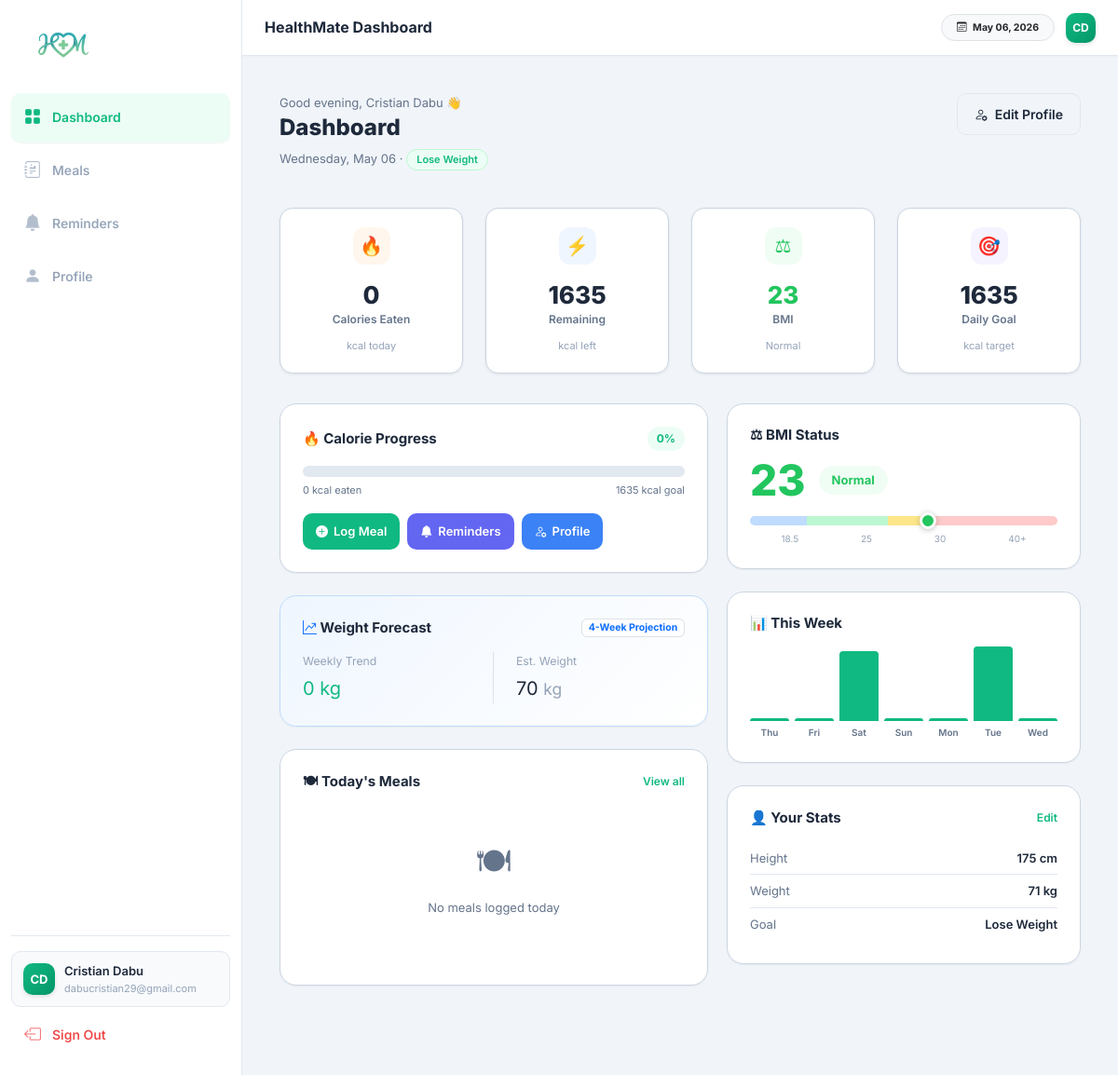
The app's page /dashboard (signed in) with its own data.
### app.py (models this page shows, shortened)
class Profile(db.Model):
    __tablename__ = 'profiles'
    id             = db.Column(db.Integer, primary_key=True)
    user_id        = db.Column(db.Integer, db.ForeignKey('users.id'), nullable=False)
    full_name      = db.Column(db.String(120), default='')
    age            = db.Column(db.Integer,     default=0)
    gender         = db.Column(db.String(10),  default='')
    height         = db.Column(db.Float,       default=0.0)
    weight         = db.Column(db.Float,       default=0.0)
    activity_level = db.Column(db.String(30),  default='moderate')
    goal           = db.Column(db.String(30),  default='maintain')
    bmi            = db.Column(db.Float,       default=0.0)
    bmr            = db.Column(db.Float,       default=0.0)
    tdee           = db.Column(db.Float,       default=0.0)
    calorie_target = db.Column(db.Integer,     default=2000)
    updated_at     = db.Column(db.DateTime,    default=datetime.datetime.utcnow,
                            onupdate=datetime.datetime.utcnow)

class User(db.Model):
    __tablename__ = 'users'
    id            = db.Column(db.Integer, primary_key=True)
    username      = db.Column(db.String(80),  unique=True, nullable=False)
    email         = db.Column(db.String(120), unique=True, nullable=False)
    password_hash = db.Column(db.String(255), nullable=False)
    firebase_uid  = db.Column(db.String(128), unique=True, nullable=True)
    role          = db.Column(db.String(20),  default='user') # user, coach
    is_active     = db.Column(db.Boolean,     default=True)
    created_at    = db.Column(db.DateTime, default=datetime.datetime.utcnow)
    coach_id      = db.Column(db.Integer, db.ForeignKey('admins.id'), nullable=True)
    profile      = db.relationship('Profile',     backref='user', uselist=False, cascade='all, delete-orphan')
    meals        = db.relationship('Meal',        backref='user', lazy=True,     cascade='all, delete-orphan')
    food_history = db.relationship('FoodHistory', backref='user', lazy=True,     cascade='all, delete-orphan')
    reminders    = db.relationship('Reminder',    backref='user', lazy=True,     cascade='all, delete-orphan')
    @property
    def display_name(self):
        return (self.profile.full_name if self.profile and self.profile.full_name
                else self.username)
    @property
    def initials(self):
        parts = self.display_name.split()
        return ''.join(p[0].upper() for p in parts[:2])

### app.py (the view)
@app.route('/dashboard')
@login_required
def dashboard():
    user = current_user()
    prof = user.profile
    if not prof:
        flash('Complete your profile to see your dashboard.', 'info')
        return redirect(url_for('profile'))
    today       = datetime.date.today()
    today_meals = (Meal.query.filter_by(user_id=user.id, meal_date=today)
                .order_by(Meal.logged_at.desc()).all())
    analytics = AnalyticsService.get_dashboard_data(user.id)
    consumed = analytics['consumed']
    cal_target = analytics['target']
    remaining = max(0, cal_target - consumed)
    cal_pct = min(100, round(consumed / cal_target * 100)) if cal_target else 0
    net_balance = analytics['net_balance']
    forecast = analytics['forecast']
    weekly_data_raw = db.session.query(
        Meal.meal_date,
        db.func.sum(Meal.calories)
    ).filter(
        Meal.user_id == user.id,
        Meal.meal_date >= today - datetime.timedelta(days=6), # Last 7 days including today
        Meal.meal_date <= today
    ).group_by(Meal.meal_date).order_by(Meal.meal_date).all()
    weekly_map = {d.strftime('%Y-%m-%d'): cals for d, cals in weekly_data_raw}
    weekly = [{'day': (today - datetime.timedelta(days=i)).strftime('%a'),
            'calories': weekly_map.get((today - datetime.timedelta(days=i)).strftime('%Y-%m-%d'), 0)}
            for i in range(6, -1, -1)] # Iterate backwards to get most recent day last
    bmi = float(prof.bmi or 0)
    bmi_percentage = bmi_pct(bmi) # Calculate bmi_pct using the helper function
    m   = calc_metrics(prof.weight, prof.height, prof.age,
                    prof.gender, prof.activity_level, prof.goal) if prof.weight else {
        'bmi': bmi, 'bmi_category': 'Unknown', 'bmi_color': '#64748B', 'bmi_bg': '#F8FAFC', # Fallback for profile not set
        'calorie_target': cal_target
    }
    goal_labels = {'lose': 'Lose Weight', 'maintain': 'Maintain Weight', 'gain': 'Gain Weight'}
    return render_template('dashboard.html',
        user=user, profile=prof,
        metrics=m, bmi_pct=bmi_percentage, # Pass the calculated bmi_percentage
        today_meals=today_meals,
        calories_consumed=consumed, calories_remaining=remaining,
        cal_pct=cal_pct, cal_target=cal_target,
        weekly=weekly,
        net_balance=int(net_balance),
        forecast=forecast,
        goal_label=goal_labels.get(prof.goal, 'Health Goal'),
        today=today.strftime('%A, %B %d'),
    )

### templates/dashboard.html (shortened to what this page needs)
{% extends "base.html" %}
{% block content %}
<div class="page-header">
  <div>
    <p class="page-eyebrow">{{ greeting }}, {{ user.display_name }} 👋</p>
    <h1 class="page-title">Dashboard</h1>
    <p class="page-sub">{{ today }} · <span class="goal-chip">{{ goal_label }}</span></p>
  </div>
  <a href="{{ url_for('profile') }}" class="btn-hm-outline d-none d-sm-flex align-items-center gap-2">
    <i class="bi bi-person-gear"></i> Edit Profile
  </a>
</div>
<div class="stats-grid">
  <div class="stat-card">
    <div class="sc-icon" style="background:#FFF7ED;color:#F97316;">🔥</div>
    <div class="sc-body">
      <div class="sc-val">{{ calories_consumed | int }}</div>
      <div class="sc-label">Calories Eaten</div>
    </div>
    <div class="sc-sub">kcal today</div>
  </div>
  <div class="stat-card">
    <div class="sc-icon" style="background:#EFF6FF;color:#3B82F6;">⚡</div>
    <div class="sc-body">
      <div class="sc-val">{{ calories_remaining | int }}</div>
      <div class="sc-label">Remaining</div>
    </div>
    <div class="sc-sub">kcal left</div>
  </div>
  <div class="stat-card">
    <div class="sc-icon" style="background:{{ metrics.bmi_bg if metrics else '#F0FDF4' }};color:{{ metrics.bmi_color if metrics else '#22C55E' }};">⚖</div>
    <div class="sc-body">
      <div class="sc-val" style="color:{{ metrics.bmi_color if metrics else '#22C55E' }};">
        {{ (metrics.bmi if metrics else profile.bmi) | round | int }}
      </div>
      <div class="sc-label">BMI</div>
    </div>
    <div class="sc-sub">{{ metrics.bmi_category if metrics else '' }}</div>
  </div>
  <div class="stat-card">
    <div class="sc-icon" style="background:#F5F3FF;color:#6366F1;">🎯</div>
    <div class="sc-body">
      <div class="sc-val">{{ cal_target }}</div>
      <div class="sc-label">Daily Goal</div>
    </div>
    <div class="sc-sub">kcal target</div>
  </div>
</div>
<div class="dashboard-grid">
  <div class="dg-left">
    <div class="hm-card">
      <div class="card-header-row">
        <h6 class="card-title">🔥 Calorie Progress</h6>
        <span class="pct-badge {% if cal_pct >= 100 %}pct-over{% elif cal_pct >= 80 %}pct-warn{% else %}pct-ok{% endif %}">{{ cal_pct }}%</span>
      </div>
      <div class="cal-track">
      </div>
      <div class="cal-track-meta">
        <span>{{ calories_consumed | int }} kcal eaten</span>
        <span>{{ cal_target }} kcal goal</span>
      </div>
      <div class="quick-actions mt-3">
        <a href="{{ url_for('meals') }}" class="qa-btn qa-green">
          <i class="bi bi-plus-circle-fill"></i> Log Meal
        </a>
        <a href="{{ url_for('reminders') }}" class="qa-btn qa-purple">
          <i class="bi bi-bell-fill"></i> Reminders
        </a>
        <a href="{{ url_for('profile') }}" class="qa-btn qa-blue">
          <i class="bi bi-person-gear"></i> Profile
        </a>
      </div>
    </div>
    <div class="hm-card mt-4" style="background: linear-gradient(135deg, var(--blue-lt), #fff); border-color: #BFDBFE;">
      <div class="card-header-row">
        <h6 class="card-title"><i class="bi bi-graph-up-arrow text-primary"></i> Weight Forecast</h6>
        <span class="badge bg-white text-primary border">4-Week Projection</span>
      </div>
      <div class="row align-items-center">
        <div class="col-6 border-end">
          <div class="text-muted small mb-1">Weekly Trend</div>
          <div class="fw-800" style="font-size: 20px; color: {{ '#EF4444' if forecast.weekly_diff > 0 else '#10B981' }};">
            {{ '+' if forecast.weekly_diff > 0 }}{{ forecast.weekly_diff | round | int }} kg
          </div>
        </div>
        <div class="col-6 ps-4">
          <div class="text-muted small mb-1">Est. Weight</div>
          <div class="fw-800" style="font-size: 20px; color: var(--text);">
            {{ forecast.forecast_4w | round | int }} <small class="text-muted">kg</small>
          </div>
        </div>
      </div>
    </div>
    <div class="hm-card mt-4">
      <div class="card-header-row">
        <h6 class="card-title">🍽 Today's Meals</h6>
        <a href="{{ url_for('meals') }}" class="card-link">View all</a>
      </div>
      {% if today_meals %}
        <div class="meal-list">
          {% for meal in today_meals[:6] %}
          <div class="meal-row">
            <div class="mr-icon">
              {% if meal.meal_type == 'breakfast' %}🍳
              {% elif meal.meal_type == 'lunch' %}🍱
              {% elif meal.meal_type == 'dinner' %}🍽
              {% elif meal.meal_type == 'snack' %}🍌
              {% else %}🥗{% endif %}
            </div>
            <div class="mr-info">
              <div class="mr-name">{{ meal.food_name }}</div>
              <div class="mr-meta">{{ meal.meal_type | title }} · {{ meal.logged_at.strftime('%I:%M %p') }}</div>
            </div>
            <div class="mr-cal">+{{ meal.calories | int }} kcal</div>
          </div>
          {% endfor %}
        </div>
        <div class="meal-total-bar">
          <span>Total today</span>
          <strong>{{ calories_consumed | int }} kcal</strong>
        </div>
      {% else %}
        <div class="empty-state">
          <div class="es-icon">🍽</div>
          <p>No meals logged today</p>
        </div>
      {% endif %}
    </div>
  </div>
  <div class="dg-right">
    <div class="hm-card">
      <h6 class="card-title mb-3">⚖ BMI Status</h6>
      <div class="bmi-hero">
        <div class="bmi-number" style="color:{{ metrics.bmi_color if metrics else '#22C55E' }};">{{ (metrics.bmi if metrics else profile.bmi) | round | int }}</div>
        <div class="bmi-cat-badge" style="background:{{ metrics.bmi_bg if metrics else '#F0FDF4' }}; color:{{ metrics.bmi_color if metrics else '#22C55E' }};">
          {{ metrics.bmi_category if metrics else '' }}
        </div>
      </div>
      <div class="bmi-scale-track">
        <div class="bmi-zone" style="width:18.5%;background:#BFDBFE;border-radius:6px 0 0 6px;"></div>
        <div class="bmi-zone" style="width:26.5%;background:#BBF7D0;"></div>
        <div class="bmi-zone" style="width:15%;background:#FDE68A;"></div>
        <div class="bmi-zone" style="width:40%;background:#FECACA;border-radius:0 6px 6px 0;"></div>
        <div class="bmi-marker" style="left:{{ bmi_pct }}%; background:{{ metrics.bmi_color if metrics else '#22C55E' }};"></div>
      </div>
      <div class="bmi-scale-labels">
        <span>18.5</span><span>25</span><span>30</span><span>40+</span>
      </div>
    </div>
    <div class="hm-card mt-4">
      <h6 class="card-title mb-3">📊 This Week</h6>
      <div class="week-chart">
        {% set max_cal = weekly | map(attribute='calories') | max | default(1) %}
        {% for day in weekly %}
          {% set pct = (day.calories / max_cal * 100) | int if max_cal > 0 else 0 %}
          <div class="wc-col">
            <div class="wc-bar-wrap">
              <div class="wc-bar wc-bar-ok" style="height:{{ (pct if pct > 4 else 4) }}%;"></div>
            </div>
            <div class="wc-label">{{ day.day }}</div>
          </div>
        {% endfor %}
      </div>
    </div>
    <div class="hm-card mt-4">
      <div class="card-header-row mb-3">
        <h6 class="card-title mb-0">👤 Your Stats</h6>
        <a href="{{ url_for('profile') }}" class="card-link">Edit</a>
      </div>
      <div class="profile-summary">
        <div class="ps-row"><span>Height</span><strong>{{ profile.height | round | int }} cm</strong></div>
        <div class="ps-row"><span>Weight</span><strong>{{ profile.weight | round | int }} kg</strong></div>
        <div class="ps-row"><span>Goal</span><strong>{{ goal_label }}</strong></div>
      </div>
    </div>
  </div>
</div>
{% endblock %}

### templates/base.html (shortened to what this page needs)
<!DOCTYPE html>
<html lang="en">
<head>
  <link href="https://cdn.jsdelivr.net/npm/bootstrap@5.3.2/dist/css/bootstrap.min.css" rel="stylesheet"/>
  <link href="https://cdn.jsdelivr.net/npm/bootstrap-icons@1.11.3/font/bootstrap-icons.min.css" rel="stylesheet"/>
  <link rel="stylesheet" href="{{ url_for('static', filename='css/main.css') }}"/>
</head>
<body>
<div class="hm-app">
  <aside class="hm-sidebar d-none d-lg-flex">
    <div class="sidebar-top">
      <a href="{{ url_for('dashboard') }}" class="sidebar-logo">
        <img src="{{ url_for('static', filename='images/logo.png') }}" alt="HealthMate" class="logo-img"/>
      </a>
      <nav class="sidebar-nav">
        {% if session.admin_id %}
          <a href="{{ url_for('admin_dashboard') }}"
             class="snav-link {% if 'admin_dashboard' in request.endpoint %}active{% endif %}">
            <i class="bi bi-speedometer2"></i><span>Admin Panel</span>
          </a>
          <a href="{{ url_for('admin_users') }}"
             class="snav-link {% if 'admin_users' in request.endpoint or 'admin_edit_user' in request.endpoint %}active{% endif %}">
            <i class="bi bi-people-fill"></i><span>Users</span>
          </a>
          <a href="{{ url_for('admin_foods') }}"
             class="snav-link {% if 'admin_foods' in request.endpoint or 'admin_edit_food' in request.endpoint %}active{% endif %}">
            <i class="bi bi-egg-fried"></i><span>Global Foods</span>
          </a>
          <a href="{{ url_for('admin_logs') }}"
             class="snav-link {% if 'admin_logs' in request.endpoint %}active{% endif %}">
            <i class="bi bi-terminal"></i><span>Audit Logs</span>
          </a>
        {% else %}
          <a href="{{ url_for('dashboard') }}"
             class="snav-link {% if request.endpoint == 'dashboard' %}active{% endif %}">
            <i class="bi bi-grid-fill"></i><span>Dashboard</span>
          </a>
          <a href="{{ url_for('meals') }}"
             class="snav-link {% if request.endpoint == 'meals' %}active{% endif %}">
            <i class="bi bi-journal-richtext"></i><span>Meals</span>
          </a>
          <a href="{{ url_for('reminders') }}"
             class="snav-link {% if request.endpoint == 'reminders' %}active{% endif %}">
            <i class="bi bi-bell-fill"></i><span>Reminders</span>
          </a>
          <a href="{{ url_for('profile') }}"
             class="snav-link {% if request.endpoint == 'profile' %}active{% endif %}">
            <i class="bi bi-person-fill"></i><span>Profile</span>
          </a>
        {% endif %}
      </nav>
    </div>
    <div class="sidebar-bottom">
      <div class="sidebar-user">
        <div class="su-avatar">{{ user.initials if user else '?' }}</div>
        <div class="su-info">
          <div class="su-name">{{ user.display_name if user else '' }}</div>
          <div class="su-email">{{ user.email if user else '' }}</div>
        </div>
      </div>
      <a href="{{ url_for('logout') }}" class="snav-link logout-link">
        <i class="bi bi-box-arrow-left"></i><span>Sign Out</span>
      </a>
    </div>
  </aside>
  <div class="hm-main-wrap">
    <nav class="hm-top-nav">
      <div class="top-nav-left">
        <div class="nav-title d-none d-md-block">
          {% if session.admin_id %}Admin Dashboard{% else %}HealthMate Dashboard{% endif %}
        </div>
      </div>
      <div class="top-nav-right">
        <div class="d-none d-sm-flex gap-2">
          <span class="badge bg-light text-dark border p-2 rounded-pill px-3">
            <i class="bi bi-calendar3 me-1"></i> {{ now.strftime('%B %d, %Y') }}
          </span>
        </div>
        <div class="su-avatar" style="width: 32px; height: 32px; font-size: 12px;">{{ user.initials if user else 'AD' }}</div>
      </div>
    </nav>
    <main class="hm-main">
      {% block content %}{% endblock %}
    </main>
  </div>
</div>
</body>
</html>

### records on screen
Profile: full_name "CD", full_name "Cristian Dabu", display_name "Cristian Dabu", calorie_target "1635", height "175", weight "71"
User: email "dabucristian29@gmail.com"

### other values on screen
{{ greeting }} "Good evening"
{{ today }} "Wednesday, May 06"
{{ goal_label }} "Lose Weight"
{{ calories_consumed | int }} "0"
{{ calories_remaining | int }} "1635"
{{ (metrics.bmi if metrics else profile.bmi) | round | int }} "23"
{{ metrics.bmi_category if metrics else '' }} "Normal"
{{ cal_pct }} "0"
{{ forecast.weekly_diff | round | int }} "0"
{{ forecast.forecast_4w | round | int }} "70"
{{ day.day }} "Thu" "Fri" "Sat" "Sun" "Mon" "Tue" "Wed"
